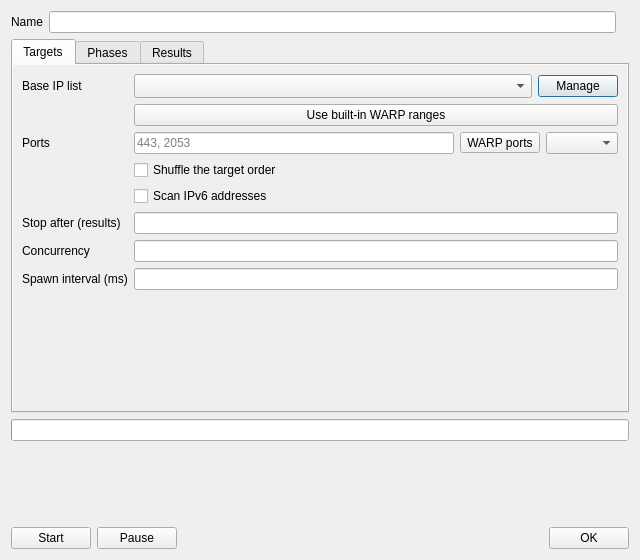
<?xml version="1.0" encoding="UTF-8"?>
<ui version="4.0">
 <class>DialogScanInstance</class>
 <widget class="QDialog" name="DialogScanInstance">
  <property name="geometry">
   <rect>
    <x>0</x>
    <y>0</y>
    <width>640</width>
    <height>560</height>
   </rect>
  </property>
  <property name="windowTitle">
   <string>IP Scanner</string>
  </property>
  <layout class="QVBoxLayout" name="layout_main">
   <item>
    <layout class="QHBoxLayout" name="layout_header">
     <item>
      <widget class="QLabel" name="name_label">
       <property name="text">
        <string>Name</string>
       </property>
       <property name="buddy">
        <cstring>name</cstring>
       </property>
      </widget>
     </item>
     <item>
      <widget class="QLineEdit" name="name"/>
     </item>
     <item>
      <widget class="QLabel" name="kind">
       <property name="text">
        <string notr="true"/>
       </property>
       <property name="colorRole" stdset="0">
        <string notr="true">muted</string>
       </property>
      </widget>
     </item>
    </layout>
   </item>
   <item>
    <widget class="QTabWidget" name="tabs">
     <property name="currentIndex">
      <number>0</number>
     </property>
     <widget class="QWidget" name="tab_targets">
      <attribute name="title">
       <string>Targets</string>
      </attribute>
      <layout class="QVBoxLayout" name="layout_tab_targets">
       <property name="leftMargin">
        <number>0</number>
       </property>
       <property name="topMargin">
        <number>0</number>
       </property>
       <property name="rightMargin">
        <number>0</number>
       </property>
       <property name="bottomMargin">
        <number>0</number>
       </property>
       <item>
        <widget class="QScrollArea" name="targets_scroll">
         <property name="frameShape">
          <enum>QFrame::Shape::NoFrame</enum>
         </property>
         <property name="widgetResizable">
          <bool>true</bool>
         </property>
         <widget class="QWidget" name="targets_content">
          <layout class="QFormLayout" name="targets_form">
           <item row="0" column="0">
            <widget class="QLabel" name="base_list_label">
             <property name="text">
              <string>Base IP list</string>
             </property>
             <property name="buddy">
              <cstring>base_list</cstring>
             </property>
            </widget>
           </item>
           <item row="0" column="1">
            <layout class="QHBoxLayout" name="layout_base_list">
             <item>
              <widget class="NoWheelComboBox" name="base_list">
               <property name="sizePolicy">
                <sizepolicy hsizetype="Expanding" vsizetype="Fixed">
                 <horstretch>1</horstretch>
                 <verstretch>0</verstretch>
                </sizepolicy>
               </property>
               <property name="sizeAdjustPolicy">
                <enum>QComboBox::SizeAdjustPolicy::AdjustToMinimumContentsLengthWithIcon</enum>
               </property>
               <property name="minimumContentsLength">
                <number>16</number>
               </property>
              </widget>
             </item>
             <item>
              <widget class="QPushButton" name="manage_lists">
               <property name="text">
                <string>Manage</string>
               </property>
              </widget>
             </item>
            </layout>
           </item>
           <item row="1" column="1">
            <widget class="QPushButton" name="use_warp_ranges">
             <property name="text">
              <string>Use built-in WARP ranges</string>
             </property>
            </widget>
           </item>
           <item row="2" column="0">
            <widget class="QLabel" name="ports_label">
             <property name="text">
              <string>Ports</string>
             </property>
             <property name="buddy">
              <cstring>ports</cstring>
             </property>
            </widget>
           </item>
           <item row="2" column="1">
            <layout class="QHBoxLayout" name="layout_ports">
             <item>
              <widget class="QLineEdit" name="ports">
               <property name="toolTip">
                <string>Ports to scan. Targets left without any port are probed on port 443 (80 for plain HTTP).</string>
               </property>
               <property name="placeholderText">
                <string notr="true">443, 2053</string>
               </property>
              </widget>
             </item>
             <item>
              <widget class="QToolButton" name="port_presets">
               <property name="toolTip">
                <string>Fill in the ports Cloudflare's WARP endpoints listen on</string>
               </property>
               <property name="text">
                <string>WARP ports</string>
               </property>
               <property name="popupMode">
                <enum>QToolButton::ToolButtonPopupMode::InstantPopup</enum>
               </property>
              </widget>
             </item>
             <item>
              <widget class="NoWheelComboBox" name="port_mode">
               <property name="toolTip">
                <string>How these ports combine with the ports stored in the IP list.</string>
               </property>
              </widget>
             </item>
            </layout>
           </item>
           <item row="3" column="1">
            <widget class="QCheckBox" name="shuffle">
             <property name="text">
              <string>Shuffle the target order</string>
             </property>
            </widget>
           </item>
           <item row="4" column="1">
            <widget class="QCheckBox" name="scan_ipv6">
             <property name="toolTip">
              <string>Off: IPv6 ranges in the list are skipped.</string>
             </property>
             <property name="text">
              <string>Scan IPv6 addresses</string>
             </property>
            </widget>
           </item>
           <item row="5" column="0">
            <widget class="QLabel" name="stop_after_label">
             <property name="text">
              <string>Stop after (results)</string>
             </property>
             <property name="buddy">
              <cstring>stop_after</cstring>
             </property>
            </widget>
           </item>
           <item row="5" column="1">
            <widget class="QLineEdit" name="stop_after">
             <property name="toolTip">
              <string>The scan completes once its result list holds this many entries. Empty or 0: no limit.</string>
             </property>
            </widget>
           </item>
           <item row="6" column="0">
            <widget class="QLabel" name="concurrency_label">
             <property name="text">
              <string>Concurrency</string>
             </property>
             <property name="buddy">
              <cstring>concurrency</cstring>
             </property>
            </widget>
           </item>
           <item row="6" column="1">
            <widget class="QLineEdit" name="concurrency">
             <property name="toolTip">
              <string>Targets probed or tested at the same time, in every phase.</string>
             </property>
            </widget>
           </item>
           <item row="7" column="0">
            <widget class="QLabel" name="spawn_interval_label">
             <property name="text">
              <string>Spawn interval (ms)</string>
             </property>
             <property name="buddy">
              <cstring>spawn_interval</cstring>
             </property>
            </widget>
           </item>
           <item row="7" column="1">
            <widget class="QLineEdit" name="spawn_interval">
             <property name="toolTip">
              <string>Delay between starting two probes.</string>
             </property>
            </widget>
           </item>
          </layout>
         </widget>
        </widget>
       </item>
      </layout>
     </widget>
     <widget class="QWidget" name="tab_phases">
      <attribute name="title">
       <string>Phases</string>
      </attribute>
      <layout class="QVBoxLayout" name="layout_tab_phases">
       <property name="leftMargin">
        <number>0</number>
       </property>
       <property name="topMargin">
        <number>0</number>
       </property>
       <property name="rightMargin">
        <number>0</number>
       </property>
       <property name="bottomMargin">
        <number>0</number>
       </property>
       <item>
        <widget class="QScrollArea" name="phases_scroll">
         <property name="frameShape">
          <enum>QFrame::Shape::NoFrame</enum>
         </property>
         <property name="widgetResizable">
          <bool>true</bool>
         </property>
         <widget class="QWidget" name="phases_content">
          <layout class="QVBoxLayout" name="phases_layout"/>
         </widget>
        </widget>
       </item>
      </layout>
     </widget>
     <widget class="QWidget" name="tab_results">
      <attribute name="title">
       <string>Results</string>
      </attribute>
      <layout class="QVBoxLayout" name="layout_tab_results">
       <item>
        <widget class="QLabel" name="results_summary">
         <property name="text">
          <string notr="true"/>
         </property>
        </widget>
       </item>
       <item>
        <widget class="QTableView" name="results_view">
         <property name="editTriggers">
          <set>QAbstractItemView::EditTrigger::NoEditTriggers</set>
         </property>
         <property name="alternatingRowColors">
          <bool>true</bool>
         </property>
         <property name="selectionBehavior">
          <enum>QAbstractItemView::SelectionBehavior::SelectRows</enum>
         </property>
         <property name="sortingEnabled">
          <bool>true</bool>
         </property>
         <attribute name="verticalHeaderVisible">
          <bool>false</bool>
         </attribute>
         <attribute name="horizontalHeaderStretchLastSection">
          <bool>true</bool>
         </attribute>
        </widget>
       </item>
       <item>
        <layout class="QHBoxLayout" name="layout_results_buttons">
         <item>
          <widget class="QPushButton" name="save_as_list">
           <property name="text">
            <string>Save as IP list</string>
           </property>
          </widget>
         </item>
         <item>
          <widget class="QPushButton" name="copy_results">
           <property name="toolTip">
            <string>Copies the selected entries, or every entry when none is selected.</string>
           </property>
           <property name="text">
            <string>Copy</string>
           </property>
          </widget>
         </item>
         <item>
          <widget class="QPushButton" name="export_results">
           <property name="text">
            <string>Export</string>
           </property>
          </widget>
         </item>
         <item>
          <spacer name="spacer_results_buttons">
           <property name="orientation">
            <enum>Qt::Orientation::Horizontal</enum>
           </property>
           <property name="sizeHint" stdset="0">
            <size>
             <width>0</width>
             <height>0</height>
            </size>
           </property>
          </spacer>
         </item>
         <item>
          <widget class="QPushButton" name="remove_results">
           <property name="text">
            <string>Remove selected</string>
           </property>
          </widget>
         </item>
        </layout>
       </item>
      </layout>
     </widget>
    </widget>
   </item>
   <item>
    <widget class="QProgressBar" name="progress">
     <property name="maximum">
      <number>1000</number>
     </property>
     <property name="value">
      <number>0</number>
     </property>
     <property name="textVisible">
      <bool>false</bool>
     </property>
    </widget>
   </item>
   <item>
    <widget class="QLabel" name="status">
     <property name="text">
      <string notr="true"/>
     </property>
     <property name="textFormat">
      <enum>Qt::TextFormat::PlainText</enum>
     </property>
     <property name="wordWrap">
      <bool>true</bool>
     </property>
    </widget>
   </item>
   <item>
    <widget class="QLabel" name="log_0">
     <property name="sizePolicy">
      <sizepolicy hsizetype="Ignored" vsizetype="Preferred">
       <horstretch>0</horstretch>
       <verstretch>0</verstretch>
      </sizepolicy>
     </property>
     <property name="text">
      <string notr="true"/>
     </property>
     <property name="textFormat">
      <enum>Qt::TextFormat::PlainText</enum>
     </property>
     <property name="colorRole" stdset="0">
      <string notr="true">muted</string>
     </property>
    </widget>
   </item>
   <item>
    <widget class="QLabel" name="log_1">
     <property name="sizePolicy">
      <sizepolicy hsizetype="Ignored" vsizetype="Preferred">
       <horstretch>0</horstretch>
       <verstretch>0</verstretch>
      </sizepolicy>
     </property>
     <property name="text">
      <string notr="true"/>
     </property>
     <property name="textFormat">
      <enum>Qt::TextFormat::PlainText</enum>
     </property>
     <property name="colorRole" stdset="0">
      <string notr="true">muted</string>
     </property>
    </widget>
   </item>
   <item>
    <widget class="QLabel" name="log_2">
     <property name="sizePolicy">
      <sizepolicy hsizetype="Ignored" vsizetype="Preferred">
       <horstretch>0</horstretch>
       <verstretch>0</verstretch>
      </sizepolicy>
     </property>
     <property name="text">
      <string notr="true"/>
     </property>
     <property name="textFormat">
      <enum>Qt::TextFormat::PlainText</enum>
     </property>
     <property name="colorRole" stdset="0">
      <string notr="true">muted</string>
     </property>
    </widget>
   </item>
   <item>
    <layout class="QHBoxLayout" name="layout_run_buttons">
     <item>
      <widget class="QPushButton" name="start_button">
       <property name="text">
        <string>Start</string>
       </property>
      </widget>
     </item>
     <item>
      <widget class="QPushButton" name="pause_button">
       <property name="text">
        <string>Pause</string>
       </property>
      </widget>
     </item>
     <item>
      <spacer name="spacer_run_buttons">
       <property name="orientation">
        <enum>Qt::Orientation::Horizontal</enum>
       </property>
       <property name="sizeHint" stdset="0">
        <size>
         <width>0</width>
         <height>0</height>
        </size>
       </property>
      </spacer>
     </item>
     <item>
      <widget class="QPushButton" name="ok_button">
       <property name="text">
        <string>OK</string>
       </property>
      </widget>
     </item>
    </layout>
   </item>
  </layout>
 </widget>
 <customwidgets>
  <customwidget>
   <class>NoWheelComboBox</class>
   <extends>QComboBox</extends>
   <header>include/ui/utils/NoWheelComboBox.h</header>
  </customwidget>
 </customwidgets>
 <resources/>
 <connections/>
</ui>
